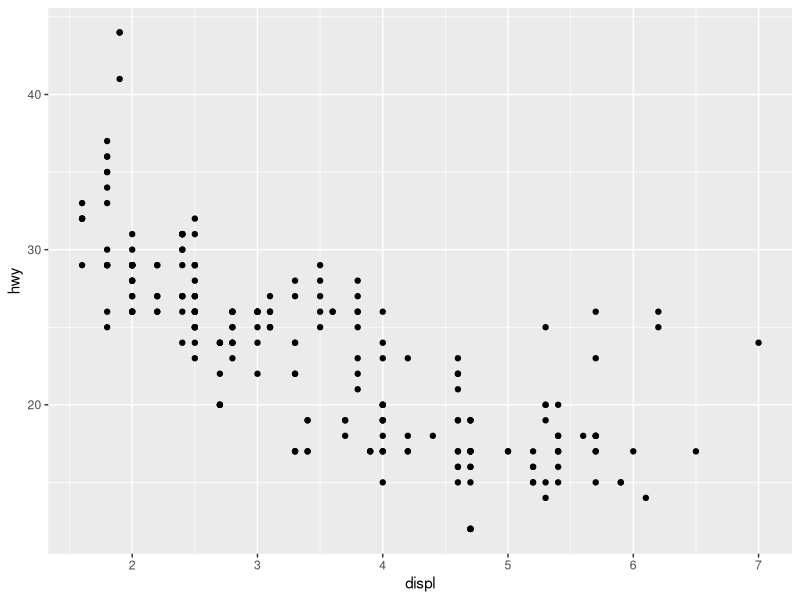
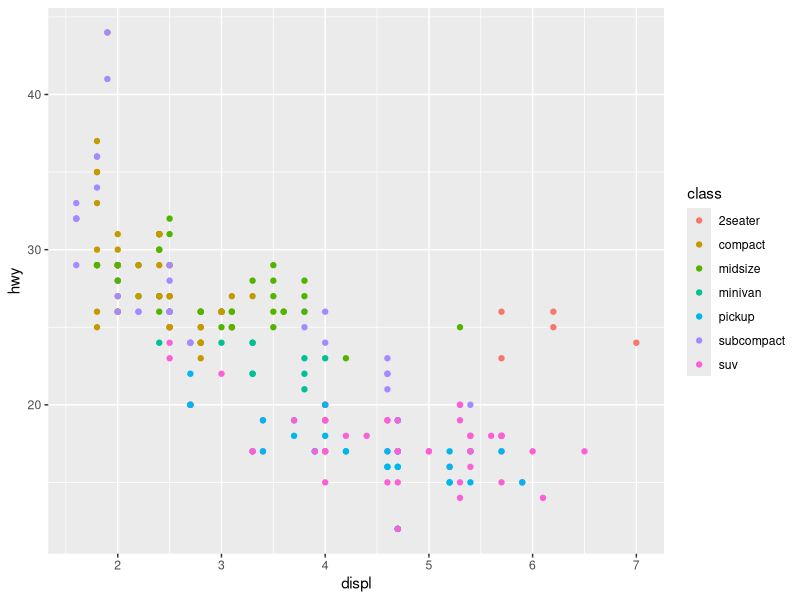
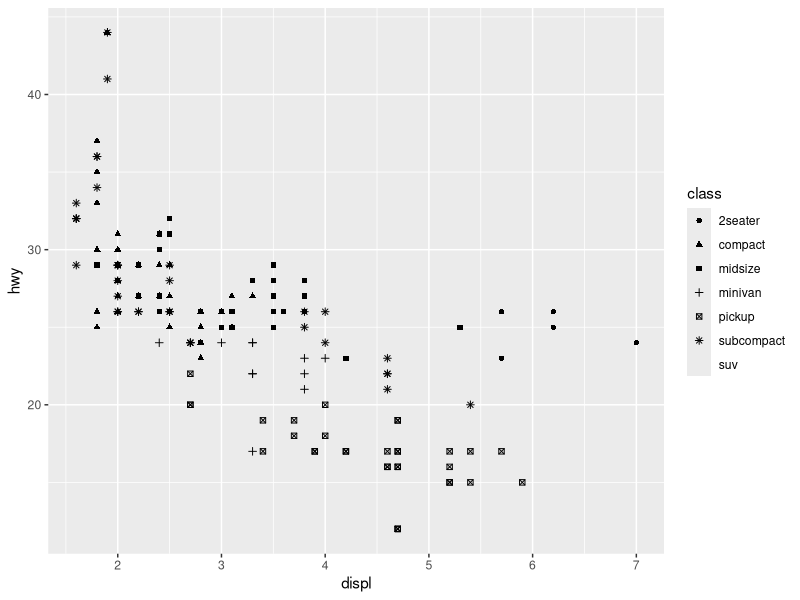
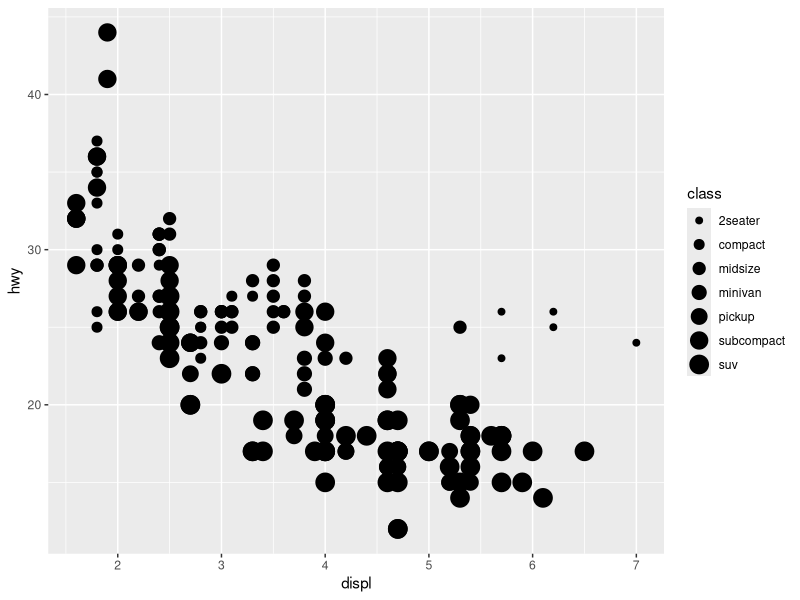
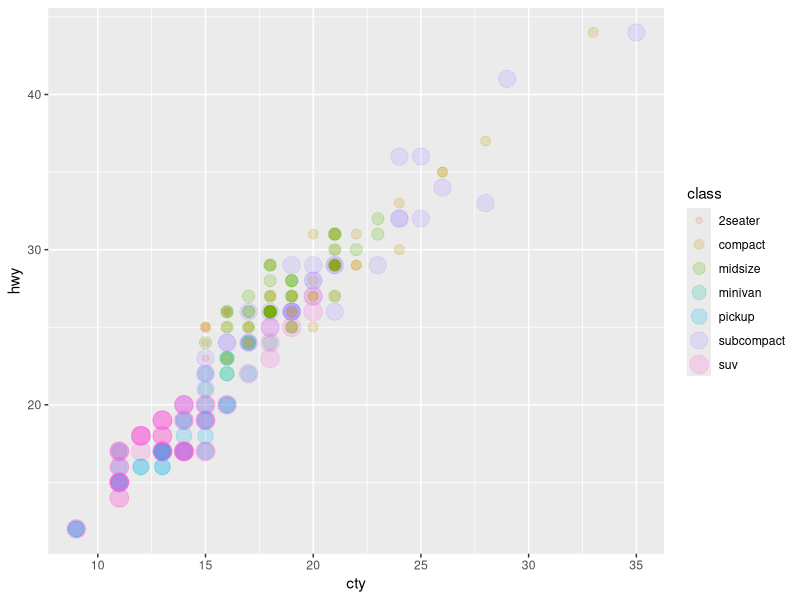

Source code (R) for these figures, in order:
## ---- chunk 1
knitr::opts_chunk$set(echo = TRUE)
#this includes the library but by putting it in this chunk it is
#not shown
library(tidyverse)
## ---- chunk 2
#data()

g <- ggplot(data = mpg, aes(x = displ,y = hwy))
g + geom_point()

## ---- chunk 3
g + geom_point(aes(color = class))
## ---- chunk 4
g + geom_point(aes(shape = class))
## ---- chunk 5
g + geom_point(aes(size = class))
## ---- chunk 6
ggplot(data=mpg, aes(x=cty, y=hwy,size=class,color=class)) + geom_point(alpha = 0.2)
